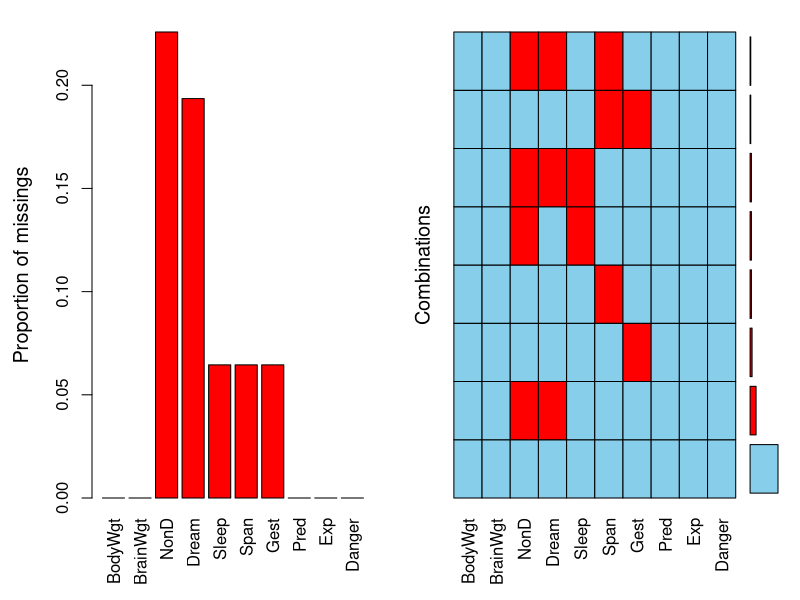
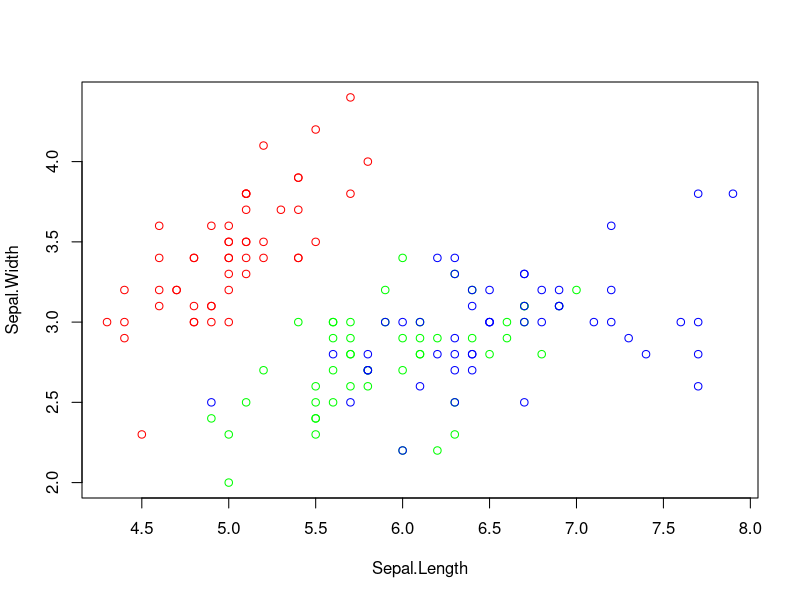
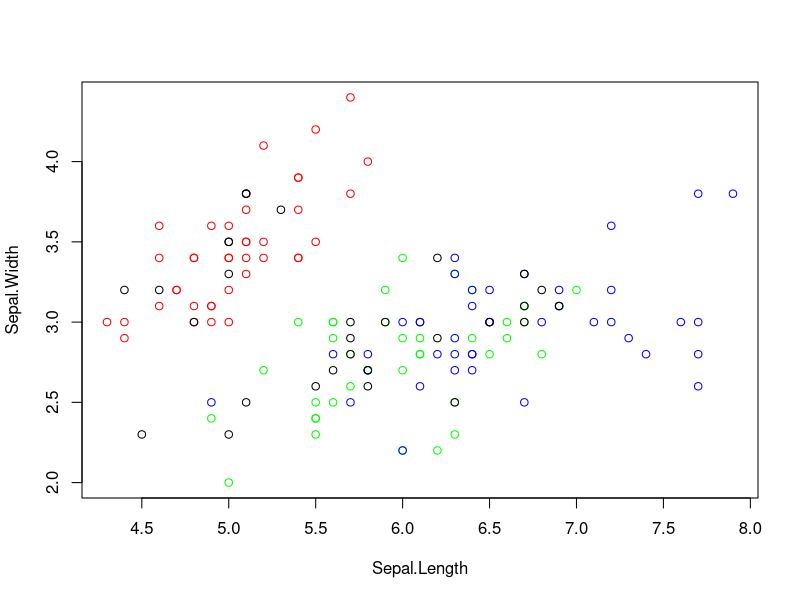
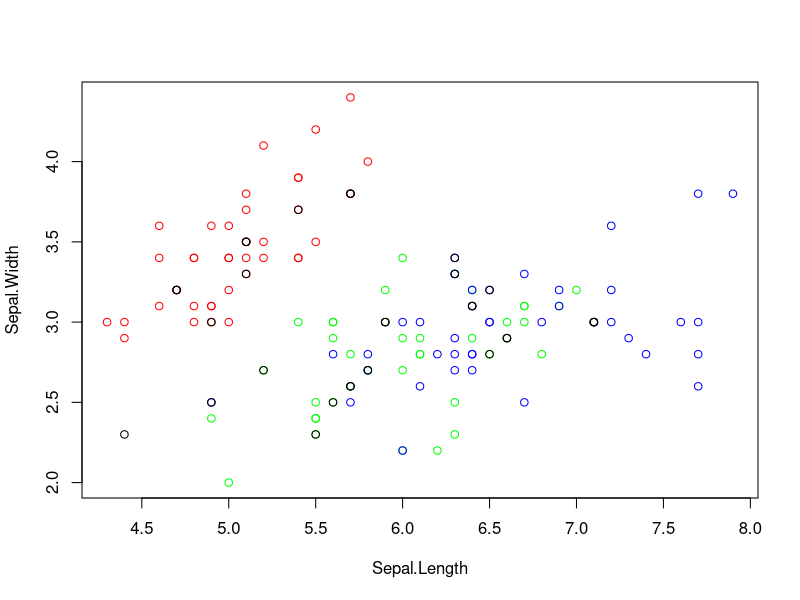
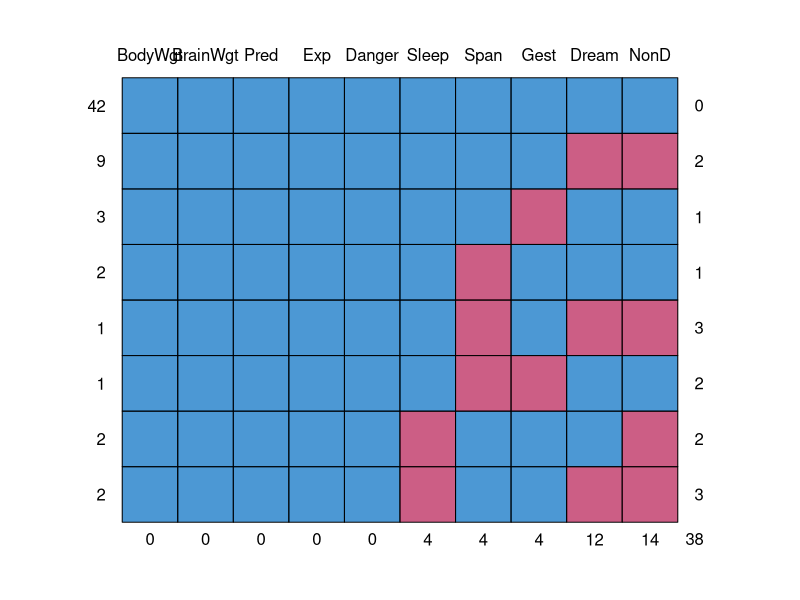

Write R code to recreate these figures, in order.

# Set up VIM ####
install.packages('VIM')
install.packages('Rcpp')

# Explore VIM ####
mydata2 = VIM::sleep
names(mydata2)

VIM::aggr(mydata2)
VIM::aggr(mydata2,plot = F)

# IRIS Example ####
data(iris)
mydata0 = iris[, c(1, 2, 5)]
mydata1 = iris[, c(1, 2, 5)]

ind_missing = c(41:50, 91:100, 141:150)
mydata1[ind_missing,1] = NA

mycolors = rep(c('red','green','blue'),c(50,50,50))
plot(mydata0[,1:2],col= mycolors)

mycolors[ind_missing] = 'black'
plot(mydata0[,1:2],col= mycolors)


# KNN ####

mynames = names(mydata1)
knn1 = VIM::kNN(data = mydata1,variable = mynames[1],k = 1)
knn3 = VIM::kNN(data = mydata1,variable = mynames[1],k = 3)

plot(knn1[,1:2],col= mycolors)

# MICE ####

# install.packages('mice')
mice::md.pattern(mydata2)
